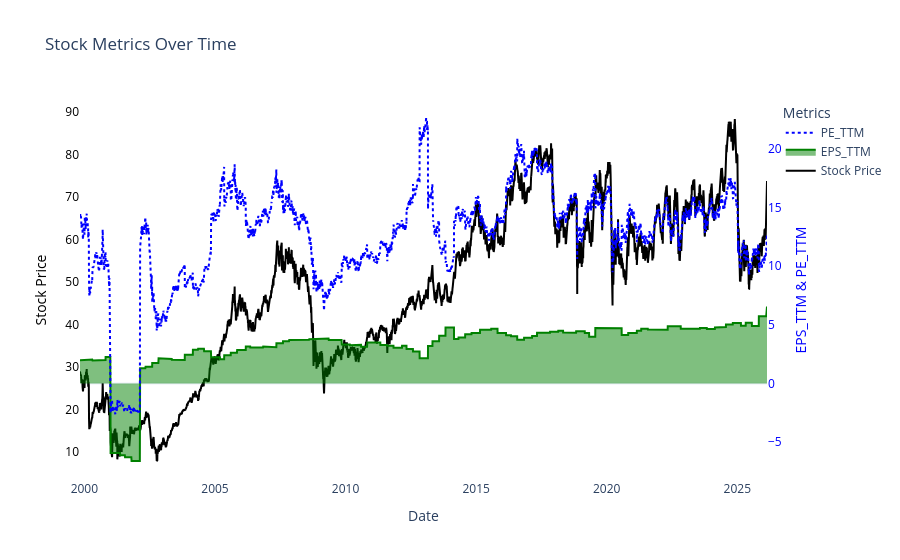

Notebook source saved alongside this figure:
### Code cell
import plotly.graph_objects as go


# Create the figure
fig = go.Figure()

# Add stock_price on primary y-axis (left)
fig.add_trace(go.Scatter(
    x=stock_consolidate_df.index,
    y=stock_consolidate_df["stock_price"],
    mode='lines',
    line=dict(color='black'),
    name='Stock Price',
    yaxis="y1"
))

# Add EPS_TTM on secondary y-axis (right)
fig.add_trace(go.Scatter(
    x=stock_consolidate_df.index,
    y=stock_consolidate_df["EPS_TTM"],
    mode='lines',
    fill='tonexty',  # Shadow effect
    line=dict(color='green'),
    name='EPS_TTM',
    yaxis="y2"
))

# Add PE_TTM on secondary y-axis (right)
fig.add_trace(go.Scatter(
    x=stock_consolidate_df.index,
    y=stock_consolidate_df["PE_TTM"],
    mode='lines',
    line=dict(color='blue', dash='dot'),
    name='PE_TTM',
    yaxis="y2"
))

# Update layout to remove grid and configure dual y-axes
fig.update_layout(
    title="Stock Metrics Over Time",
    xaxis=dict(title="Date", showgrid=False),
    yaxis=dict(
        title="Stock Price",
        showgrid=False,
        titlefont=dict(color="black"),
        tickfont=dict(color="black")
    ),
    yaxis2=dict(
        title="EPS_TTM & PE_TTM",
        overlaying="y",  # Overlay with y1
        side="right",
        showgrid=False,
        titlefont=dict(color="blue"),
        tickfont=dict(color="blue")
    ),
    legend_title="Metrics",
    template="plotly_white",
    plot_bgcolor='white'  # Background color
)

# Show the plot
fig.show()

### Figure 1 — Plotly figure (JSON) as saved in the notebook; plotly's stock layout.template omitted (floating-point values rounded to 4 significant figures; data arrays with more than 128 entries replaced by an {"elided": "..."} marker saying what was removed)
{"data": [{"line": {"color": "black"}, "mode": "lines", "name": "Stock Price", "type": "scatter", "x": {"elided": "6616 str values"}, "y": {"elided": "6616 float values"}, "yaxis": "y"}, {"fill": "tonexty", "line": {"color": "green"}, "mode": "lines", "name": "EPS_TTM", "type": "scatter", "x": {"elided": "6616 str values"}, "y": {"elided": "6616 float values"}, "yaxis": "y2"}, {"line": {"color": "blue", "dash": "dot"}, "mode": "lines", "name": "PE_TTM", "type": "scatter", "x": {"elided": "6616 str values"}, "y": {"elided": "6616 float values"}, "yaxis": "y2"}], "layout": {"legend": {"title": {"text": "Metrics"}}, "plot_bgcolor": "white", "title": {"text": "Stock Metrics Over Time"}, "xaxis": {"showgrid": false, "title": {"text": "Date"}}, "yaxis": {"showgrid": false, "tickfont": {"color": "black"}, "title": {"font": {"color": "black"}, "text": "Stock Price"}}, "yaxis2": {"overlaying": "y", "showgrid": false, "side": "right", "tickfont": {"color": "blue"}, "title": {"font": {"color": "blue"}, "text": "EPS_TTM & PE_TTM"}}}}
